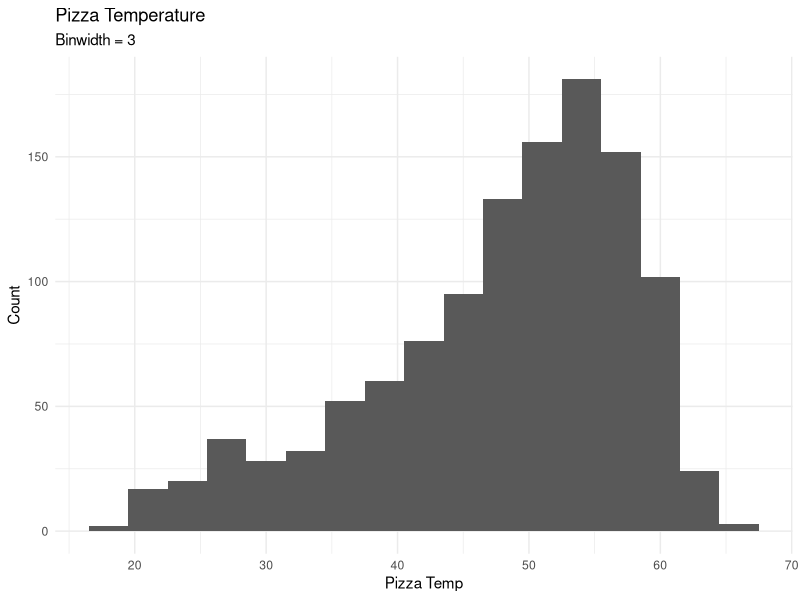
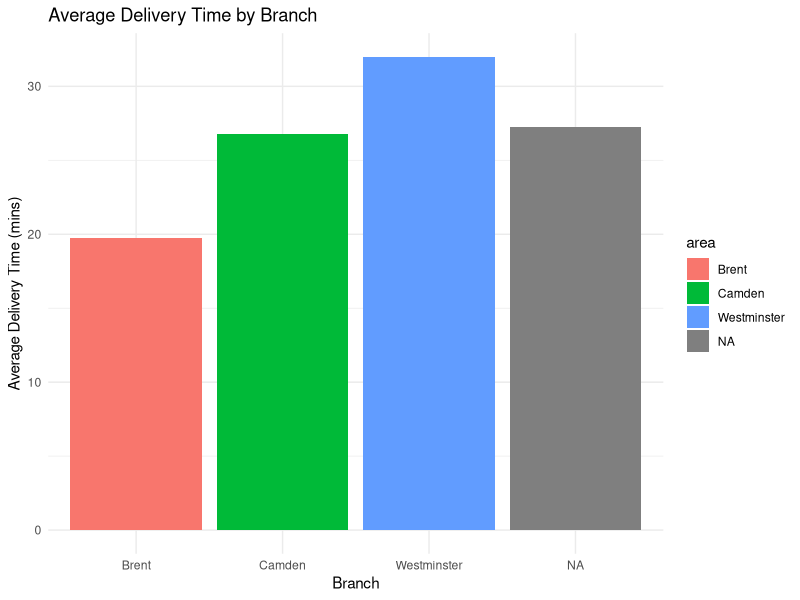
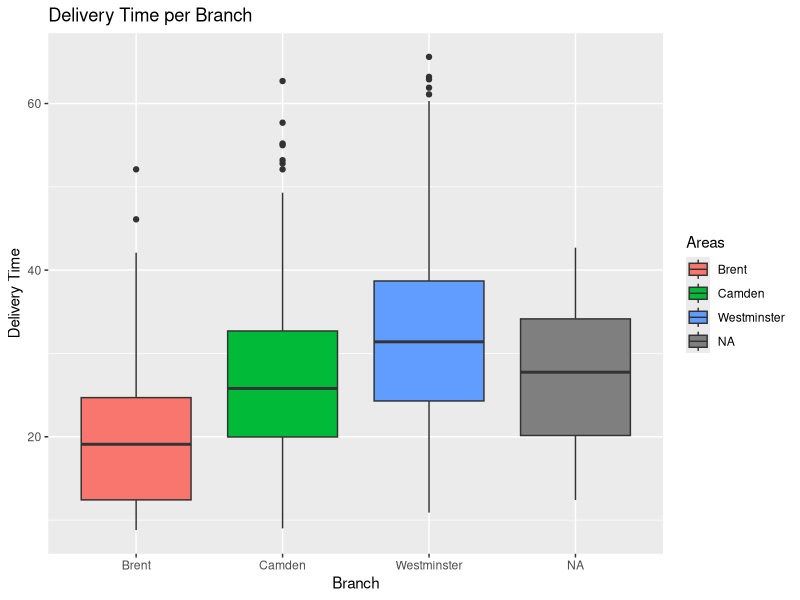

Recreate these plots in R, in order.
## ---- chunk 1
library(tidyverse)
library(ggplot2)
library(skimr)
## ---- chunk 2
pizza <- readr::read_csv("pizza.csv")
## ---- chunk 3
skim_without_charts(pizza)
## ---- chunk 4

pizza |>
  ggplot( aes(x = temperature, )) +
    geom_histogram(binwidth = 3) +
    labs(
      x = "Pizza Temp",
      y = "Count",
      title = "Pizza Temperature",
      subtitle = "Binwidth = 3"
    ) +theme_minimal()

## ---- chunk 5
pizza |>
  group_by(area) |>
  summarise(meanDeliveryTime = mean(delivery_min, na.rm = TRUE)) |>
  ggplot(aes(x = area, y = meanDeliveryTime, fill = area)) +
  geom_col() +
  labs(
    x = "Branch",
    y = "Average Delivery Time (mins)",
    title = "Average Delivery Time by Branch"
  ) +
  theme_minimal()

## ---- chunk 6
pizza |> 
  group_by(area)|>
  ggplot(aes(x = area, y = delivery_min, fill = area))+
  geom_boxplot() + 
  labs(
    x = "Branch",
    y = "Delivery Time",
    title = "Delivery Time per Branch",
    fill = "Areas" 
  )
